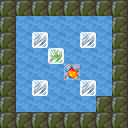

Tiled map render using the project's own tile images. Description and the whole map definition, tile-layer contents included, below:
An orthogonal 8x8 tile map with 16x16 px tiles, 4 tile layers (Bottom, Floor, FloorTop, Blocks), 5 tilesets.

<map version="1.0" orientation="orthogonal" width="8" height="8" tilewidth="16" tileheight="16">
 <tileset firstgid="1" name="ground" tilewidth="16" tileheight="16">
  <image source="assets/tileset-ground.png" width="48" height="16" />
 </tileset>
 <tileset firstgid="4" name="misc" tilewidth="16" tileheight="16">
  <image source="assets/tileset-misc.png" width="64" height="16" />
  <tile id="3">
   <properties>
    <property name="goal" value="true" />
   </properties>
  </tile>
 </tileset>
 <tileset firstgid="8" name="pushblocks" tilewidth="16" tileheight="16">
  <image source="assets/tileset-pushblocks.png" width="48" height="16" />
  <tile id="1">
   <properties>
    <property name="goal" value="true" />
    <property name="sprite" value="assets/frozen.sprite" />
   </properties>
  </tile>
 </tileset>
 <tileset firstgid="11" name="rocks" tilewidth="16" tileheight="16">
  <properties>
   <property name="collision" value="true" />
  </properties>
  <image source="assets/tileset-rocks.png" width="256" height="48" />
 </tileset>
 <tileset firstgid="59" name="slippery" tilewidth="16" tileheight="16">
  <properties>
   <property name="slippery_block" value="true" />
   <property name="slippery_player" value="true" />
  </properties>
  <image source="assets/tileset-slippery.png" width="256" height="48" />
 </tileset>
 <layer name="Bottom" width="8" height="8">
  <data>
   <tile gid="3" />
   <tile gid="3" />
   <tile gid="2" />
   <tile gid="3" />
   <tile gid="3" />
   <tile gid="2" />
   <tile gid="2" />
   <tile gid="2" />
   <tile gid="3" />
   <tile gid="0" />
   <tile gid="0" />
   <tile gid="0" />
   <tile gid="0" />
   <tile gid="0" />
   <tile gid="0" />
   <tile gid="3" />
   <tile gid="2" />
   <tile gid="0" />
   <tile gid="0" />
   <tile gid="0" />
   <tile gid="0" />
   <tile gid="0" />
   <tile gid="0" />
   <tile gid="2" />
   <tile gid="2" />
   <tile gid="0" />
   <tile gid="0" />
   <tile gid="0" />
   <tile gid="0" />
   <tile gid="0" />
   <tile gid="0" />
   <tile gid="2" />
   <tile gid="3" />
   <tile gid="0" />
   <tile gid="0" />
   <tile gid="0" />
   <tile gid="3" />
   <tile gid="0" />
   <tile gid="0" />
   <tile gid="2" />
   <tile gid="2" />
   <tile gid="0" />
   <tile gid="0" />
   <tile gid="0" />
   <tile gid="0" />
   <tile gid="0" />
   <tile gid="0" />
   <tile gid="2" />
   <tile gid="2" />
   <tile gid="0" />
   <tile gid="0" />
   <tile gid="0" />
   <tile gid="0" />
   <tile gid="0" />
   <tile gid="0" />
   <tile gid="2" />
   <tile gid="2" />
   <tile gid="2" />
   <tile gid="2" />
   <tile gid="2" />
   <tile gid="2" />
   <tile gid="2" />
   <tile gid="2" />
   <tile gid="2" />
  </data>
 </layer>
 <layer name="Floor" width="8" height="8">
  <properties>
   <property name="player_offset_y" value="-1" />
   <property name="player_sprite" value="assets/dino.sprite" />
  </properties>
  <data>
   <tile gid="0" />
   <tile gid="0" />
   <tile gid="0" />
   <tile gid="0" />
   <tile gid="0" />
   <tile gid="0" />
   <tile gid="0" />
   <tile gid="0" />
   <tile gid="0" />
   <tile gid="82" />
   <tile gid="82" />
   <tile gid="82" />
   <tile gid="82" />
   <tile gid="82" />
   <tile gid="82" />
   <tile gid="82" />
   <tile gid="0" />
   <tile gid="82" />
   <tile gid="82" />
   <tile gid="82" />
   <tile gid="82" />
   <tile gid="82" />
   <tile gid="82" />
   <tile gid="82" />
   <tile gid="0" />
   <tile gid="82" />
   <tile gid="82" />
   <tile gid="82" />
   <tile gid="82" />
   <tile gid="82" />
   <tile gid="82" />
   <tile gid="82" />
   <tile gid="0" />
   <tile gid="82" />
   <tile gid="82" />
   <tile gid="82" />
   <tile gid="7" />
   <tile gid="82" />
   <tile gid="82" />
   <tile gid="82" />
   <tile gid="0" />
   <tile gid="82" />
   <tile gid="82" />
   <tile gid="82" />
   <tile gid="82" />
   <tile gid="82" />
   <tile gid="82" />
   <tile gid="82" />
   <tile gid="0" />
   <tile gid="82" />
   <tile gid="82" />
   <tile gid="82" />
   <tile gid="82" />
   <tile gid="82" />
   <tile gid="82" />
   <tile gid="82" />
   <tile gid="0" />
   <tile gid="82" />
   <tile gid="82" />
   <tile gid="82" />
   <tile gid="82" />
   <tile gid="82" />
   <tile gid="82" />
   <tile gid="82" />
  </data>
 </layer>
 <layer name="FloorTop" width="8" height="8">
  <data>
   <tile gid="26" />
   <tile gid="26" />
   <tile gid="26" />
   <tile gid="26" />
   <tile gid="26" />
   <tile gid="26" />
   <tile gid="26" />
   <tile gid="26" />
   <tile gid="26" />
   <tile gid="0" />
   <tile gid="0" />
   <tile gid="0" />
   <tile gid="0" />
   <tile gid="0" />
   <tile gid="0" />
   <tile gid="26" />
   <tile gid="26" />
   <tile gid="0" />
   <tile gid="0" />
   <tile gid="0" />
   <tile gid="0" />
   <tile gid="0" />
   <tile gid="0" />
   <tile gid="26" />
   <tile gid="26" />
   <tile gid="0" />
   <tile gid="0" />
   <tile gid="0" />
   <tile gid="0" />
   <tile gid="0" />
   <tile gid="0" />
   <tile gid="26" />
   <tile gid="26" />
   <tile gid="0" />
   <tile gid="0" />
   <tile gid="0" />
   <tile gid="0" />
   <tile gid="0" />
   <tile gid="0" />
   <tile gid="26" />
   <tile gid="26" />
   <tile gid="0" />
   <tile gid="0" />
   <tile gid="0" />
   <tile gid="0" />
   <tile gid="0" />
   <tile gid="0" />
   <tile gid="26" />
   <tile gid="26" />
   <tile gid="0" />
   <tile gid="0" />
   <tile gid="0" />
   <tile gid="0" />
   <tile gid="0" />
   <tile gid="26" />
   <tile gid="26" />
   <tile gid="26" />
   <tile gid="26" />
   <tile gid="26" />
   <tile gid="26" />
   <tile gid="26" />
   <tile gid="26" />
   <tile gid="26" />
   <tile gid="26" />
  </data>
 </layer>
 <layer name="Blocks" width="8" height="8">
  <data>
   <tile gid="0" />
   <tile gid="0" />
   <tile gid="0" />
   <tile gid="0" />
   <tile gid="0" />
   <tile gid="0" />
   <tile gid="0" />
   <tile gid="0" />
   <tile gid="0" />
   <tile gid="0" />
   <tile gid="0" />
   <tile gid="0" />
   <tile gid="0" />
   <tile gid="0" />
   <tile gid="0" />
   <tile gid="0" />
   <tile gid="0" />
   <tile gid="0" />
   <tile gid="10" />
   <tile gid="0" />
   <tile gid="0" />
   <tile gid="10" />
   <tile gid="0" />
   <tile gid="0" />
   <tile gid="0" />
   <tile gid="0" />
   <tile gid="0" />
   <tile gid="9" />
   <tile gid="0" />
   <tile gid="0" />
   <tile gid="0" />
   <tile gid="0" />
   <tile gid="0" />
   <tile gid="0" />
   <tile gid="0" />
   <tile gid="0" />
   <tile gid="0" />
   <tile gid="0" />
   <tile gid="0" />
   <tile gid="0" />
   <tile gid="0" />
   <tile gid="0" />
   <tile gid="10" />
   <tile gid="0" />
   <tile gid="0" />
   <tile gid="10" />
   <tile gid="0" />
   <tile gid="0" />
   <tile gid="0" />
   <tile gid="0" />
   <tile gid="0" />
   <tile gid="0" />
   <tile gid="0" />
   <tile gid="0" />
   <tile gid="0" />
   <tile gid="0" />
   <tile gid="0" />
   <tile gid="0" />
   <tile gid="0" />
   <tile gid="0" />
   <tile gid="0" />
   <tile gid="0" />
   <tile gid="0" />
   <tile gid="0" />
  </data>
 </layer>
</map>
